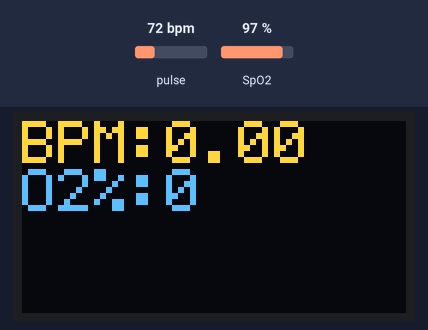
Simulated run of this sketch. Board: Arduino Uno, built with avr-gcc and run on an emulated ATmega328P. On the bench: 128×64 one-colour display. The inputs (shaded band) are chosen by the test bench; at power-on: pulse 72 bpm, SpO2 97 %. The OLED is the two-colour kind (top 16 rows yellow); what the sketch prints to the serial monitor is not drawn.

Above: at 1.6 s.
1.7 s: pulse set to 42 bpm
At 4.7 s:
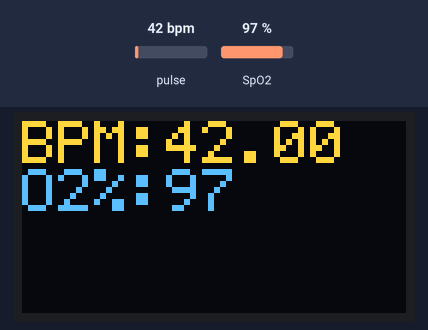
4.9 s: SpO2 set to 80 %
At 5.5 s:
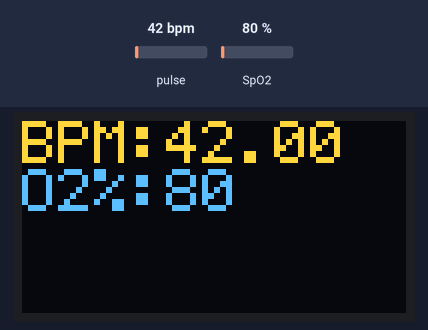
6.6 s: pulse set to 70 bpm
At 7.7 s:
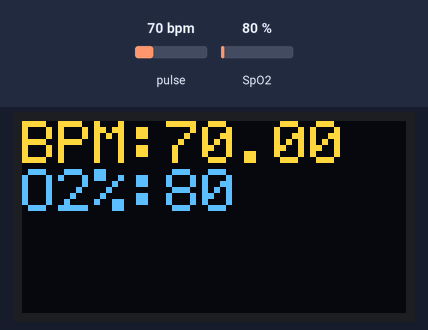
8.6 s: SpO2 set to 85 %
At 10.1 s:
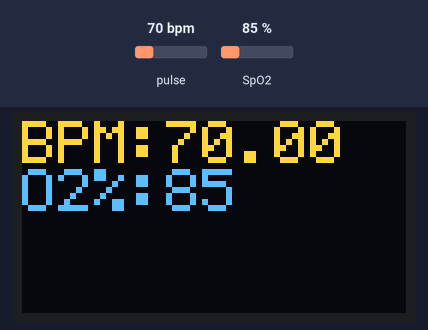
Timing chart, 0 to 11.6 s (numbered marks = the images above; inputs shaded):
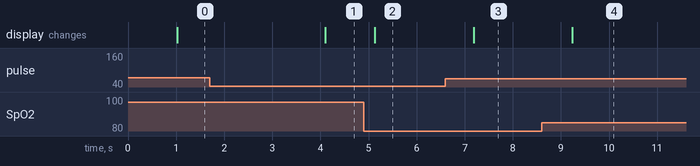

The sketch:

codigoOximetro.ino
```cpp
#include <Wire.h>
#include "SSD1306Ascii.h"
#include "SSD1306AsciiWire.h"
#include "MAX30100_PulseOximeter.h"

#define REPORTING_PERIOD_MS     1000

uint32_t tsLastReport = 0;

// 0X3C+SA0 - 0x3C or 0x3D
#define I2C_ADDRESS 0x3C

// Define proper RST_PIN if required.
#define RST_PIN -1

SSD1306AsciiWire oled;

#define TEMPO_LEITURA_MS     1000

PulseOximeter pox;

long int tempo = 0;
float x, prev_x;

// Callback (registered below) fired when a pulse is detected
void onBeatDetected()
{
    Serial.println("Beat!");
}

void setup()
{
    Wire.begin();
    Wire.setClock(400000L);

    Serial.begin(115200);

    Serial.print("Initializing pulse oximeter..");

    #if RST_PIN >= 0
    oled.begin(&Adafruit128x64, I2C_ADDRESS, RST_PIN);
    #else // RST_PIN >= 0
    oled.begin(&Adafruit128x64, I2C_ADDRESS);
    #endif // RST_PIN >= 0

    oled.setFont(System5x7);
    oled.clear();
    oled.print("Initializing pulse\noximeter..");

    //Inicializa o Sensor MAX30100
    if (!pox.begin()) {
        Serial.println("Falha na Inicializacao do Sensor");
        for(;;);
    } else {
        Serial.println("Comunicacao Realizada com Sucesso!");
    }

    //O padrao de corrente para o LED e de 50mA, mas poderá ser alterado
    //Descomente a linha abaixo e ajuste o valor de corrente desejado para a aplicacao
    //pox.setIRLedCurrent(MAX30100_LED_CURR_30_6MA);

    //Registrar um retorno de chamada para a detecção de batimentos
    pox.setOnBeatDetectedCallback(onBeatDetected);
}

float movingAverage(float value) {
  const byte nvalues = 100;             // Moving average window size

  static byte current = 0;            // Index for current value
  static byte cvalues = 0;            // Count of values read (<= nvalues)
  static float sum = 0;               // Rolling sum
  static float values[nvalues];

  sum += value;

  // If the window is full, adjust the sum by deleting the oldest value
  if (cvalues == nvalues)
    sum -= values[current];

  values[current] = value;          // Replace the oldest with the latest

  if (++current >= nvalues)
    current = 0;

  if (cvalues < nvalues)
    cvalues += 1;

  return sum/cvalues;

}

void loop()
{
    //Atualizacao dos dados do Sensor MAX30100
    // Make sure to call update as fast as possible
    pox.update();

    // Asynchronously dump heart rate and oxidation levels to the serial
    // For both, a value of 0 means "invalid"
    if (millis() - tsLastReport > REPORTING_PERIOD_MS) {
        Serial.print("Heart rate:");
        Serial.print(pox.getHeartRate());
        Serial.print("bpm / SpO2:");
        Serial.print(pox.getSpO2());
        Serial.println("%");
        oled.clear();
        oled.set2X();
        oled.print("BPM:");
        oled.print(pox.getHeartRate());
        oled.print("\nO2%:");
        oled.print(pox.getSpO2());
        tsLastReport = millis();
    }

}
```

Measured:
- after the input at 1.7 s, the display: changes after 2.4 s (image 1)
- after the input at 4.9 s, the display: changes after 0.23 s (image 2)
- after the input at 6.6 s, the display: changes after 0.58 s (image 3)
- after the input at 8.6 s, the display: changes after 0.64 s (image 4)
